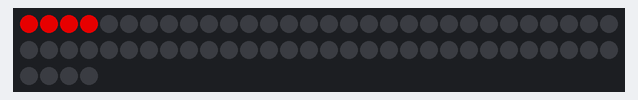
A program run on a simulated CircuitPython board. Shown: 64 RGB LEDs in strip order, left to right, continuing on the next row. Dim RGB values are drawn brighter than linear.

Above: at 0.1 s.

The program:

main.py
```python
# Tutorial 1.1
# CircuitPython demo - NeoPixel

import time

import board
import neopixel

pixpin = board.D0
numpix = 64

strip = neopixel.NeoPixel(pixpin, numpix, brightness=0.1, auto_write=False)

while True:

    # set brightness to a high value.  1.0 is the maximum value, 0.0 is the lowest
    strip.brightness = 0.7

    strip[0] = (255,0,0)
    strip[1] = (255,0,0)
    strip[2] = (255,0,0)
    strip[3] = (255,0,0)

    strip.write()
```
